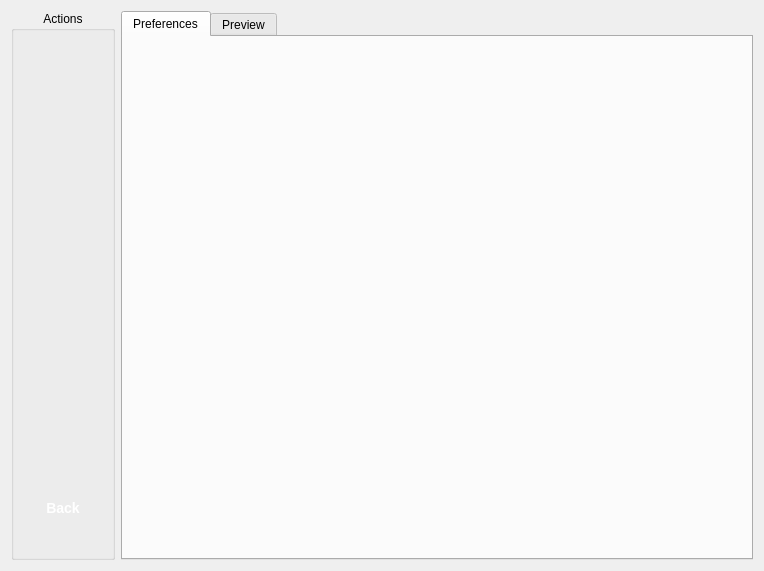
<?xml version="1.0" encoding="UTF-8"?>
<ui version="4.0">
 <class>LibraryWindow</class>
 <widget class="QWidget" name="LibraryWindow">
  <property name="geometry">
   <rect>
    <x>0</x>
    <y>0</y>
    <width>764</width>
    <height>571</height>
   </rect>
  </property>
  <property name="windowTitle">
   <string>Library</string>
  </property>
  <layout class="QGridLayout" name="gridLayout_2">
   <property name="sizeConstraint">
    <enum>QLayout::SetDefaultConstraint</enum>
   </property>
   <item row="0" column="0">
    <widget class="QGroupBox" name="groupBox">
     <property name="sizePolicy">
      <sizepolicy hsizetype="Maximum" vsizetype="Preferred">
       <horstretch>0</horstretch>
       <verstretch>0</verstretch>
      </sizepolicy>
     </property>
     <property name="title">
      <string>Actions</string>
     </property>
     <property name="alignment">
      <set>Qt::AlignHCenter|Qt::AlignTop</set>
     </property>
     <property name="flat">
      <bool>false</bool>
     </property>
     <layout class="QVBoxLayout" name="verticalLayout_2">
      <item>
       <widget class="QStackedWidget" name="viewActions">
        <property name="sizePolicy">
         <sizepolicy hsizetype="Preferred" vsizetype="Maximum">
          <horstretch>0</horstretch>
          <verstretch>0</verstretch>
         </sizepolicy>
        </property>
       </widget>
      </item>
      <item>
       <spacer name="verticalSpacer">
        <property name="orientation">
         <enum>Qt::Vertical</enum>
        </property>
        <property name="sizeHint" stdset="0">
         <size>
          <width>20</width>
          <height>40</height>
         </size>
        </property>
       </spacer>
      </item>
      <item>
       <layout class="QHBoxLayout" name="horizontalLayout">
        <property name="topMargin">
         <number>0</number>
        </property>
        <item>
         <widget class="QPushButton" name="backToLibraries">
          <property name="sizePolicy">
           <sizepolicy hsizetype="Fixed" vsizetype="Fixed">
            <horstretch>0</horstretch>
            <verstretch>0</verstretch>
           </sizepolicy>
          </property>
          <property name="minimumSize">
           <size>
            <width>80</width>
            <height>80</height>
           </size>
          </property>
          <property name="focusPolicy">
           <enum>Qt::NoFocus</enum>
          </property>
          <property name="styleSheet">
           <string notr="true">QPushButton {
color: #ffffff;
font-weight: bold;
font-size: 14px;
	border-image: url(:/80x80/images/buttons/round/80x80/Gray.png);
}
QPushButton:hover {
	border-image: url(:/80x80/images/buttons/round/80x80/Silver.png);
}
QPushButton:pressed {
	border-image: url(:/80x80/images/buttons/round/80x80/Green.png);
}</string>
          </property>
          <property name="text">
           <string>Back</string>
          </property>
          <property name="iconSize">
           <size>
            <width>0</width>
            <height>0</height>
           </size>
          </property>
          <property name="flat">
           <bool>true</bool>
          </property>
         </widget>
        </item>
       </layout>
      </item>
     </layout>
    </widget>
   </item>
   <item row="0" column="1">
    <widget class="QTabWidget" name="viewLibrary">
     <property name="sizePolicy">
      <sizepolicy hsizetype="Preferred" vsizetype="Preferred">
       <horstretch>0</horstretch>
       <verstretch>0</verstretch>
      </sizepolicy>
     </property>
     <property name="tabPosition">
      <enum>QTabWidget::North</enum>
     </property>
     <property name="currentIndex">
      <number>0</number>
     </property>
     <property name="elideMode">
      <enum>Qt::ElideMiddle</enum>
     </property>
     <property name="usesScrollButtons">
      <bool>false</bool>
     </property>
     <property name="documentMode">
      <bool>false</bool>
     </property>
     <property name="tabsClosable">
      <bool>false</bool>
     </property>
     <property name="movable">
      <bool>false</bool>
     </property>
     <widget class="QWidget" name="tabPreferences">
      <attribute name="title">
       <string>Preferences</string>
      </attribute>
      <attribute name="toolTip">
       <string>Specify how you'd like your music to be organized</string>
      </attribute>
      <layout class="QGridLayout" name="gridLayout_3">
       <property name="margin">
        <number>0</number>
       </property>
       <item row="0" column="0">
        <widget class="QStackedWidget" name="viewPreferences">
         <property name="sizePolicy">
          <sizepolicy hsizetype="Preferred" vsizetype="Preferred">
           <horstretch>0</horstretch>
           <verstretch>0</verstretch>
          </sizepolicy>
         </property>
        </widget>
       </item>
      </layout>
     </widget>
     <widget class="QWidget" name="tabPreview">
      <attribute name="title">
       <string>Preview</string>
      </attribute>
      <attribute name="toolTip">
       <string>Take a look at how your library will look like after organizing without actually doing it</string>
      </attribute>
      <layout class="QGridLayout" name="gridLayout">
       <item row="0" column="0">
        <widget class="QStackedWidget" name="viewPreview"/>
       </item>
      </layout>
     </widget>
    </widget>
   </item>
  </layout>
 </widget>
 <resources>
  <include location="../../../resources/buttons.qrc"/>
 </resources>
 <connections/>
</ui>
